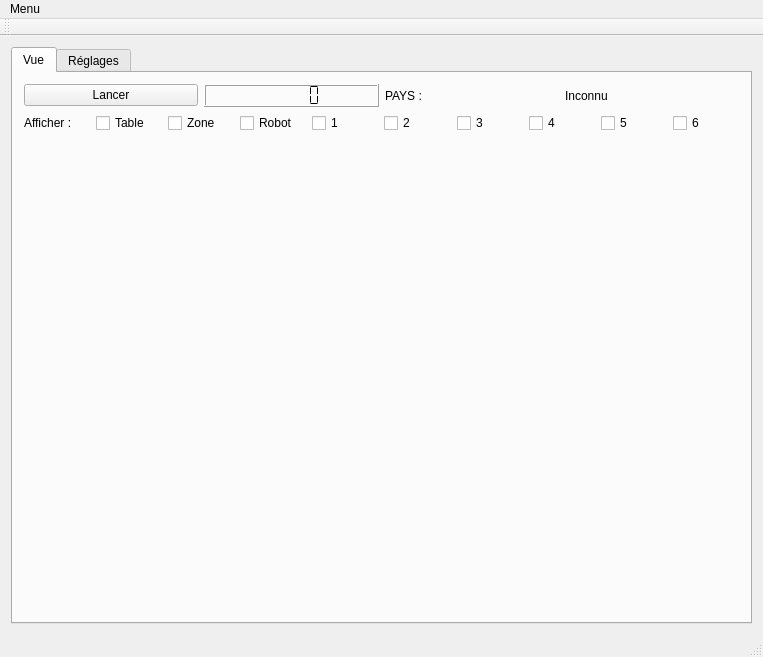
<?xml version="1.0" encoding="UTF-8"?>
<ui version="4.0">
 <class>MainWindow</class>
 <widget class="QMainWindow" name="MainWindow">
  <property name="geometry">
   <rect>
    <x>0</x>
    <y>0</y>
    <width>763</width>
    <height>657</height>
   </rect>
  </property>
  <property name="windowTitle">
   <string>MainWindow</string>
  </property>
  <widget class="QWidget" name="centralWidget">
   <layout class="QVBoxLayout" name="verticalLayout">
    <item>
     <widget class="QTabWidget" name="tabWidget">
      <property name="currentIndex">
       <number>0</number>
      </property>
      <widget class="QWidget" name="tab_View">
       <attribute name="title">
        <string>Vue</string>
       </attribute>
       <layout class="QVBoxLayout" name="verticalLayout_2">
        <item>
         <layout class="QVBoxLayout" name="v_layout_Whole_Game_View">
          <item>
           <layout class="QHBoxLayout" name="h_layout_Instruments_Game_View">
            <item>
             <widget class="QPushButton" name="pushButton_Start_Game">
              <property name="text">
               <string>Lancer</string>
              </property>
             </widget>
            </item>
            <item>
             <widget class="QLCDNumber" name="lcdNumber_Elapsed_Time">
              <property name="smallDecimalPoint">
               <bool>true</bool>
              </property>
              <property name="segmentStyle">
               <enum>QLCDNumber::Flat</enum>
              </property>
              <property name="intValue" stdset="0">
               <number>0</number>
              </property>
             </widget>
            </item>
            <item>
             <widget class="QLabel" name="label_Country">
              <property name="sizePolicy">
               <sizepolicy hsizetype="Minimum" vsizetype="Preferred">
                <horstretch>0</horstretch>
                <verstretch>0</verstretch>
               </sizepolicy>
              </property>
              <property name="text">
               <string>PAYS : </string>
              </property>
             </widget>
            </item>
            <item>
             <widget class="QLabel" name="label">
              <property name="text">
               <string>Inconnu</string>
              </property>
             </widget>
            </item>
           </layout>
          </item>
          <item>
           <layout class="QHBoxLayout" name="horizontalLayout_5">
            <item>
             <widget class="QLabel" name="label_5">
              <property name="text">
               <string>Afficher : </string>
              </property>
             </widget>
            </item>
            <item>
             <widget class="QCheckBox" name="checkBox">
              <property name="text">
               <string>Table</string>
              </property>
             </widget>
            </item>
            <item>
             <widget class="QCheckBox" name="checkBox_2">
              <property name="text">
               <string>Zone</string>
              </property>
             </widget>
            </item>
            <item>
             <widget class="QCheckBox" name="checkBox_3">
              <property name="text">
               <string>Robot</string>
              </property>
             </widget>
            </item>
            <item>
             <widget class="QCheckBox" name="checkBox_4">
              <property name="text">
               <string>1</string>
              </property>
             </widget>
            </item>
            <item>
             <widget class="QCheckBox" name="checkBox_5">
              <property name="text">
               <string>2</string>
              </property>
             </widget>
            </item>
            <item>
             <widget class="QCheckBox" name="checkBox_6">
              <property name="text">
               <string>3</string>
              </property>
             </widget>
            </item>
            <item>
             <widget class="QCheckBox" name="checkBox_7">
              <property name="text">
               <string>4</string>
              </property>
             </widget>
            </item>
            <item>
             <widget class="QCheckBox" name="checkBox_8">
              <property name="text">
               <string>5</string>
              </property>
             </widget>
            </item>
            <item>
             <widget class="QCheckBox" name="checkBox_9">
              <property name="text">
               <string>6</string>
              </property>
             </widget>
            </item>
           </layout>
          </item>
          <item>
           <widget class="QLabel" name="label_Computed_Image">
            <property name="sizePolicy">
             <sizepolicy hsizetype="Expanding" vsizetype="Expanding">
              <horstretch>0</horstretch>
              <verstretch>0</verstretch>
             </sizepolicy>
            </property>
            <property name="text">
             <string/>
            </property>
           </widget>
          </item>
         </layout>
        </item>
       </layout>
      </widget>
      <widget class="QWidget" name="tab_Camera_Settings">
       <attribute name="title">
        <string>Réglages</string>
       </attribute>
       <layout class="QVBoxLayout" name="verticalLayout_8">
        <item>
         <layout class="QVBoxLayout" name="verticalLayout_3">
          <item>
           <layout class="QHBoxLayout" name="horizontalLayout_3">
            <item>
             <widget class="QLabel" name="label_2">
              <property name="sizePolicy">
               <sizepolicy hsizetype="Maximum" vsizetype="Preferred">
                <horstretch>0</horstretch>
                <verstretch>0</verstretch>
               </sizepolicy>
              </property>
              <property name="text">
               <string>Table : </string>
              </property>
             </widget>
            </item>
            <item>
             <widget class="QComboBox" name="comboBox_choix_Table">
              <item>
               <property name="text">
                <string>Table 1</string>
               </property>
              </item>
              <item>
               <property name="text">
                <string>Table 2</string>
               </property>
              </item>
              <item>
               <property name="text">
                <string>Table 3</string>
               </property>
              </item>
              <item>
               <property name="text">
                <string>Table 4</string>
               </property>
              </item>
              <item>
               <property name="text">
                <string>Table 5</string>
               </property>
              </item>
              <item>
               <property name="text">
                <string>Table 6</string>
               </property>
              </item>
             </widget>
            </item>
           </layout>
          </item>
          <item>
           <layout class="QHBoxLayout" name="horizontalLayout">
            <item>
             <widget class="QListWidget" name="listWidget_Connected_Cameras"/>
            </item>
            <item>
             <widget class="QTextBrowser" name="textBrowser_Description_Camera"/>
            </item>
           </layout>
          </item>
          <item>
           <widget class="QPushButton" name="pushButton_Scan_Cameras">
            <property name="text">
             <string>Scanner les caméras du système</string>
            </property>
           </widget>
          </item>
          <item>
           <layout class="QHBoxLayout" name="horizontalLayout_2">
            <item>
             <widget class="QPushButton" name="pushButton_Connect_Camera">
              <property name="enabled">
               <bool>false</bool>
              </property>
              <property name="text">
               <string>Connecter</string>
              </property>
             </widget>
            </item>
            <item>
             <widget class="QPushButton" name="pushButton_Disconnect_Camera">
              <property name="enabled">
               <bool>false</bool>
              </property>
              <property name="text">
               <string>Déconnecter</string>
              </property>
             </widget>
            </item>
           </layout>
          </item>
          <item>
           <spacer name="verticalSpacer">
            <property name="orientation">
             <enum>Qt::Vertical</enum>
            </property>
            <property name="sizeHint" stdset="0">
             <size>
              <width>20</width>
              <height>40</height>
             </size>
            </property>
           </spacer>
          </item>
          <item>
           <layout class="QHBoxLayout" name="horizontalLayout_4">
            <item>
             <widget class="QPushButton" name="pushButton_Connect_Robot">
              <property name="sizePolicy">
               <sizepolicy hsizetype="Expanding" vsizetype="Expanding">
                <horstretch>0</horstretch>
                <verstretch>0</verstretch>
               </sizepolicy>
              </property>
              <property name="text">
               <string>Connecter Robot</string>
              </property>
             </widget>
            </item>
            <item>
             <layout class="QVBoxLayout" name="verticalLayout_5">
              <item>
               <widget class="QRadioButton" name="radioButton_PLT_3105">
                <property name="text">
                 <string>PLT-3105</string>
                </property>
                <property name="checked">
                 <bool>true</bool>
                </property>
                <attribute name="buttonGroup">
                 <string notr="true">buttonGroup</string>
                </attribute>
               </widget>
              </item>
              <item>
               <widget class="QRadioButton" name="radioButton_PLT_3109">
                <property name="text">
                 <string>PLT-3109</string>
                </property>
                <attribute name="buttonGroup">
                 <string notr="true">buttonGroup</string>
                </attribute>
               </widget>
              </item>
             </layout>
            </item>
            <item>
             <layout class="QVBoxLayout" name="verticalLayout_6">
              <item>
               <widget class="QLabel" name="label_3">
                <property name="sizePolicy">
                 <sizepolicy hsizetype="Minimum" vsizetype="Fixed">
                  <horstretch>0</horstretch>
                  <verstretch>0</verstretch>
                 </sizepolicy>
                </property>
                <property name="text">
                 <string># Robot</string>
                </property>
               </widget>
              </item>
              <item>
               <widget class="QLabel" name="label_4">
                <property name="sizePolicy">
                 <sizepolicy hsizetype="Minimum" vsizetype="Fixed">
                  <horstretch>0</horstretch>
                  <verstretch>0</verstretch>
                 </sizepolicy>
                </property>
                <property name="text">
                 <string># Port</string>
                </property>
               </widget>
              </item>
             </layout>
            </item>
            <item>
             <layout class="QVBoxLayout" name="verticalLayout_7">
              <item>
               <widget class="QSpinBox" name="spinBox_Robot_Number">
                <property name="minimum">
                 <number>1</number>
                </property>
                <property name="maximum">
                 <number>20</number>
                </property>
                <property name="value">
                 <number>10</number>
                </property>
               </widget>
              </item>
              <item>
               <widget class="QSpinBox" name="spinBox_Robot_Port">
                <property name="maximum">
                 <number>65535</number>
                </property>
                <property name="value">
                 <number>20000</number>
                </property>
               </widget>
              </item>
             </layout>
            </item>
           </layout>
          </item>
         </layout>
        </item>
       </layout>
      </widget>
     </widget>
    </item>
   </layout>
  </widget>
  <widget class="QMenuBar" name="menuBar">
   <property name="geometry">
    <rect>
     <x>0</x>
     <y>0</y>
     <width>763</width>
     <height>22</height>
    </rect>
   </property>
   <widget class="QMenu" name="menuInfo">
    <property name="title">
     <string>Menu</string>
    </property>
    <addaction name="actionInfo"/>
   </widget>
   <addaction name="menuInfo"/>
  </widget>
  <widget class="QToolBar" name="mainToolBar">
   <attribute name="toolBarArea">
    <enum>TopToolBarArea</enum>
   </attribute>
   <attribute name="toolBarBreak">
    <bool>false</bool>
   </attribute>
  </widget>
  <widget class="QStatusBar" name="statusBar"/>
  <action name="actionInfo">
   <property name="text">
    <string>Info</string>
   </property>
  </action>
 </widget>
 <layoutdefault spacing="6" margin="11"/>
 <resources/>
 <connections/>
 <buttongroups>
  <buttongroup name="buttonGroup"/>
 </buttongroups>
</ui>
